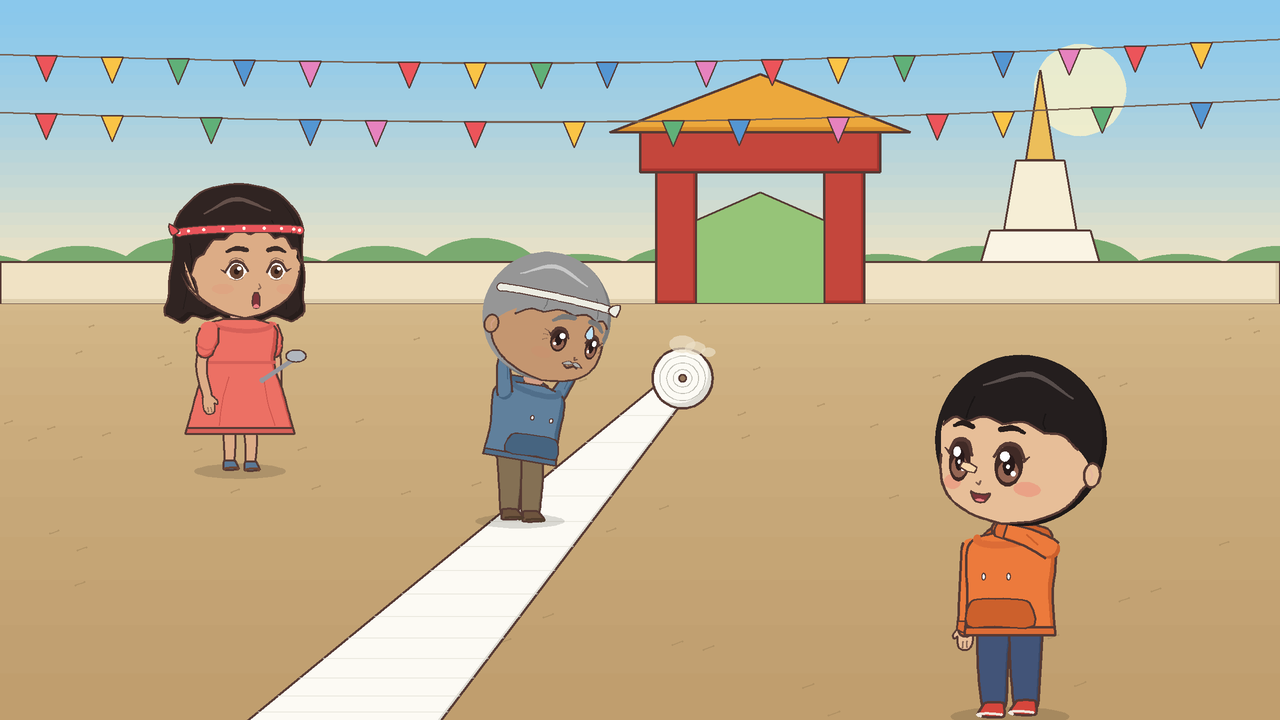
#> input picture experiments/storytelling_stress_test/production_feasibility/visual_poc/scene_a_paper_roll/frames/A01.png, 1280 x 720 px; its folder holds 4 pictures in this run
$ python sheets.py
#> lines starting #> are read from the running program, lines starting #| are printed output that depends on the picture
### experiments/storytelling_stress_test/production_feasibility/visual_poc/poc_chars.py
"""POC cast: re-skins of the APPROVED prototype_v2 rig for the four Story-2 characters.

IMPORTANT LIMITATION (stated in README/VISUAL_EVALUATION): the only approved designs are Pin and Mom. Ton, Grandma Kaew,
Uncle Chok and Aunt Uean have no approved design, so these four are provisional stand-ins built from the same rig
(head geometry, expressions, IK arms, hands, shading) with new parameters. They are NOT approved designs.

Nothing in prototype_v2 is edited. The additions are made in memory, only inside this process:
  * extra entries in cast.CHARS / figure.BODY / figure.ARM_LEN,
  * a wrapper around hair_back (short hair / bun need no back mass; the original is used otherwise),
  * a wrapper around head that draws small per-character accessories (headband, bun, moustache, wrinkles),
  * `Pinlike`, a str whose == "pin" is True, so the hoodie/jeans branch of figure() is used for Ton and Chok without
    editing figure.py (the rig has only two garment types: hoodie+jeans and dress+skirt).
"""
from __future__ import annotations

import copy
import math
import sys
from pathlib import Path

PROTO = Path(__file__).resolve().parents[3] / "prototype_v2"
sys.path.insert(0, str(PROTO))

import cast  # noqa: E402
import figure  # noqa: E402
from cast import MOM, PIN, feature, surf  # noqa: E402
from toon import INK, mix, shade, spline  # noqa: E402


class Pinlike(str):
    def __eq__(self, o):
        return o == "pin" or str.__eq__(self, o)

    __hash__ = str.__hash__


def _scale_body(b, kx=1.0, kz=1.0):
    b = copy.deepcopy(b)
    b["torso"] = [(y, a * kx, bb * kz, z0) for y, a, bb, z0 in b["torso"]]
    return b


# ---- accessories (drawn after the head, in head-local coordinates) ------------------------------------------------------------

# [60 lines left out: functions _band, acc_chok, acc_kaew, acc_uean, acc_ton, not called in this run]


# ---- characters -----------------------------------------------------------------------------------------------------------------

def _jaw_scale(c, k):
    c["jaw"] = [(y, a * k, b * k, z) for y, a, b, z in c["jaw"]]
    return c


TON = dict(copy.deepcopy(PIN), name="pin", style="short", skin=(231, 190, 152), cheek=(236, 140, 120),
           hair=(36, 30, 30), hair_hi=(86, 76, 74), glasses=None, accessory=acc_ton,
           fringe=[(-74, -4), (-46, -20), (-16, -26), (14, -24), (44, -18), (72, -2)], notch=8,
           brow=dict(y=-10, half=15, w=6.5, col=(40, 30, 28)))
CHOK = _jaw_scale(dict(copy.deepcopy(PIN), name="pin", style="short", skin=(196, 150, 112), cheek=(214, 130, 104),
                       hair=(150, 150, 150), hair_hi=(200, 200, 200), glasses=None, accessory=acc_chok,
                       fringe=[(-70, 0), (-44, -14), (-14, -20), (14, -18), (44, -12), (70, 2)], notch=7,
                       eye=dict(x=37, y=26, w=14, h=16, style="round"),
                       brow=dict(y=-6, half=17, w=8.0, col=(120, 120, 120))), 1.06)
KAEW = dict(copy.deepcopy(MOM), name="mom", style="bun", skin=(236, 204, 176), cheek=(232, 150, 140),
            hair=(214, 214, 220), hair_hi=(250, 250, 255), accessory=acc_kaew, mole=None,
            glasses=dict(r=24, col=(150, 120, 90)),
            fringe=[(-62, 8), (-40, -6), (-14, -12), (12, -10), (36, 0), (58, 14)], notch=7,
            brow=dict(y=8, half=16, w=4.0, col=(150, 140, 140)))
UEAN = _jaw_scale(dict(copy.deepcopy(MOM), name="mom", style="bob", skin=(220, 172, 134), cheek=(232, 130, 110),
                       hair=(48, 36, 34), hair_hi=(100, 80, 74), accessory=acc_uean, mole=None,
                       brow=dict(y=8, half=16, w=7.0, col=(60, 44, 40))), 1.07)

cast.CHARS.update(ton=TON, chok=CHOK, kaew=KAEW, uean=UEAN)

_b = figure.BODY
_b["ton"] = dict(copy.deepcopy(_b["pin"]), top=(236, 122, 60), top_dark=(204, 96, 44), cuff=(220, 108, 54),
                 bottom=(66, 84, 120), shoe=(214, 70, 60), sole=(240, 230, 220))
_b["chok"] = dict(_scale_body(_b["pin"], 1.16, 1.12), top=(96, 128, 156), top_dark=(70, 100, 128), cuff=(80, 110, 138),
                  bottom=(132, 112, 84), shoe=(110, 84, 62), sole=(80, 60, 44))
_b["kaew"] = dict(_scale_body(_b["mom"], 0.92, 0.92), top=(160, 130, 184), top_dark=(132, 104, 158), cuff=(144, 114, 168),
                  bottom=(160, 130, 184), shoe=(120, 90, 70))
_b["uean"] = dict(_scale_body(_b["mom"], 1.14, 1.16), top=(236, 112, 100), top_dark=(204, 84, 76), cuff=(214, 96, 88),
                  bottom=(236, 112, 100), shoe=(90, 120, 150))
figure.ARM_LEN.update(ton=(52.0, 51.0), chok=(58.0, 55.0), kaew=(54.0, 52.0), uean=(57.0, 55.0))

CID = dict(ton=Pinlike("ton"), chok=Pinlike("chok"), kaew="kaew", uean="uean", pin=Pinlike("pin"), mom="mom")
SCALE = dict(ton=0.80, chok=1.0, kaew=0.90, uean=1.0, pin=0.9, mom=1.0)    # figure scale per character (child smaller)

_orig_hb, _orig_head = cast.hair_back, cast.head


# [37 lines left out: functions _hair_back, _face_pieces, _head, not called in this run]


cast.hair_back = figure.hair_back = _hair_back
cast.head = figure.head = _head

# Pin's two long front locks are drawn by figure() for every "pin-like" body. Ton and Chok have short hair, so while
# NO_LOCKS is set the lock outline (tube with n=6 and a width function) and its 3-point highlight stroke are dropped.
NO_LOCKS = False
_tube, _spline = figure.tube, figure.spline


# [10 lines left out: functions _tube_w, _spline_w, not called in this run]


figure.tube, figure.spline = _tube_w, _spline_w


def ground(cid):
    return figure.BODY[cid]["ground"]


# [9 lines left out: function draw, not called in this run]


# [9 lines that do not run on import are left out]

### experiments/storytelling_stress_test/production_feasibility/visual_poc/sheets.py
"""Labelled storyboard sheets (shot id + seconds) for both scenes -> scene_*/storyboard_sheet.png"""
from PIL import Image, ImageDraw, ImageFont

import scene_a
import scene_b


def sheet(shots, frames_dir, out, cols=2):
#> called with cols = 2
    tw, th = 640, 360
    f = ImageFont.load_default(20)
    rows = (len(shots) + cols - 1) // cols
    im = Image.new("RGB", (cols * (tw + 10) + 10, rows * (th + 10) + 10), (28, 28, 30))
    d = ImageDraw.Draw(im)
    t = 0.0
    for i, (name, _, dur, _) in enumerate(shots):
        x, y = 10 + (i % cols) * (tw + 10), 10 + (i // cols) * (th + 10)
        im.paste(Image.open(frames_dir / f"{name}.png").convert("RGB").resize((tw, th), Image.LANCZOS), (x, y))
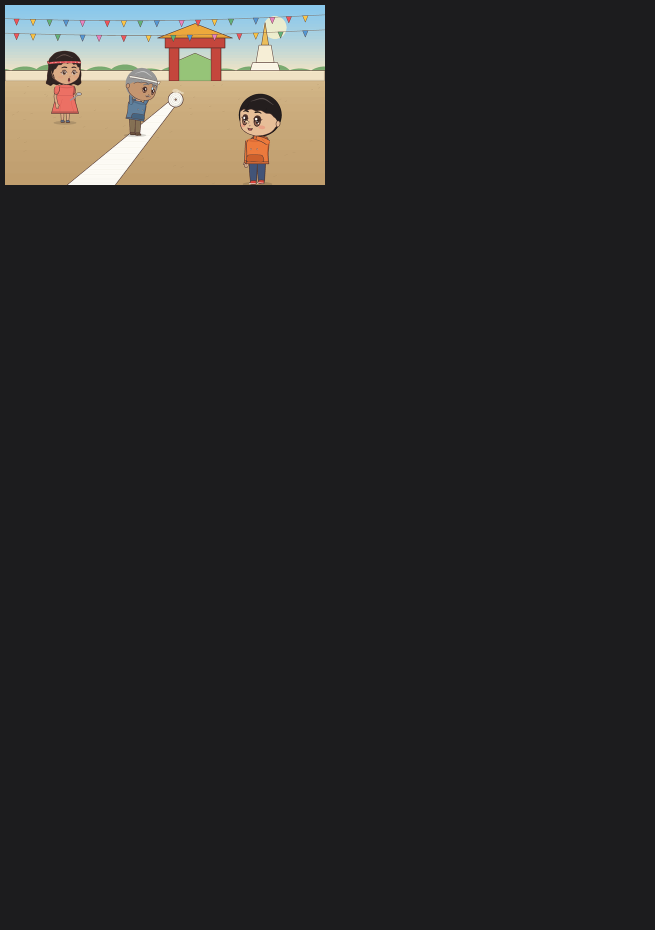
#> im: PIL image 1310x1860 RGB (shown at 1/2 size); mean R, G, B 43.1, 42, 41.6
        d.rectangle([x, y, x + 190, y + 28], fill=(0, 0, 0))
        d.text((x + 6, y + 3), f"{name}  {t:4.1f}-{t + dur:4.1f}s", fill=(255, 255, 255), font=f)
        t += dur
#> pass 2 of the loop in sheet, `for i, (name, _, dur, _) in enumerate(shots):`:
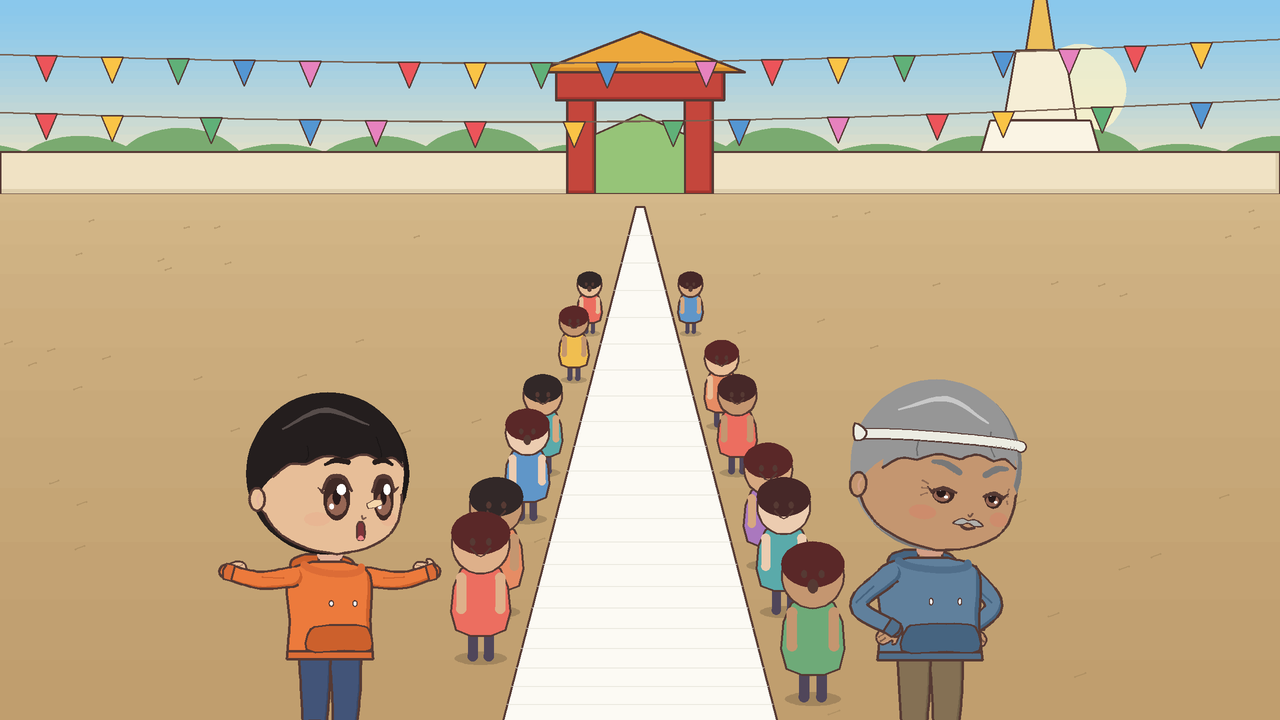
#> input picture experiments/storytelling_stress_test/production_feasibility/visual_poc/scene_a_paper_roll/frames/A02.png, 1280 x 720 px
#> in sheet, `im.paste(Image.open(frames_dir / f"{name}.png").convert("RGB").resize(..`:
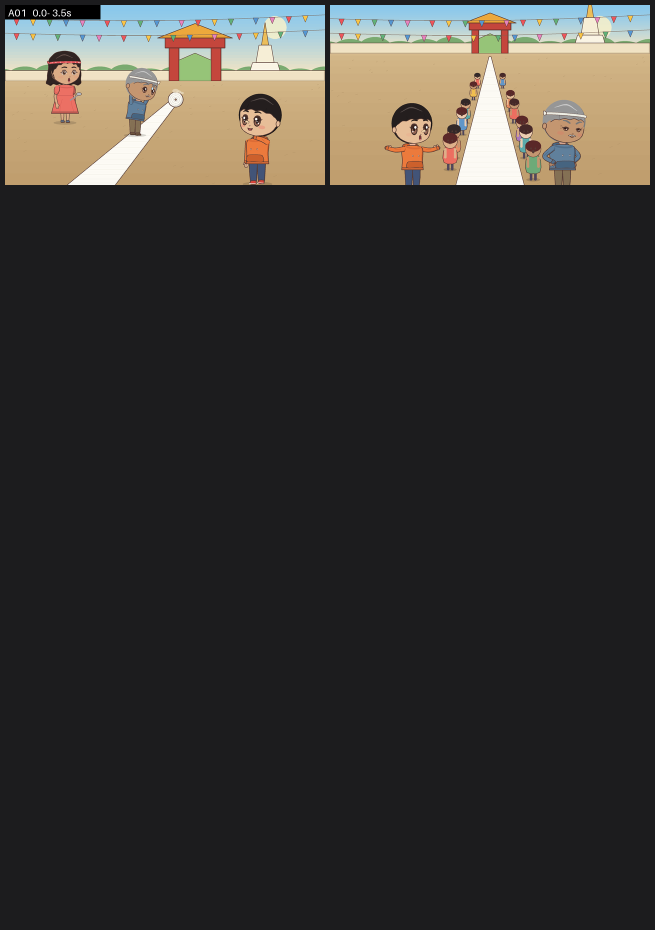
#> im: PIL image 1310x1860 RGB (shown at 1/2 size); mean R, G, B 58.2, 55.5, 52.2
#> pass 3 of the loop in sheet, `for i, (name, _, dur, _) in enumerate(shots):`:
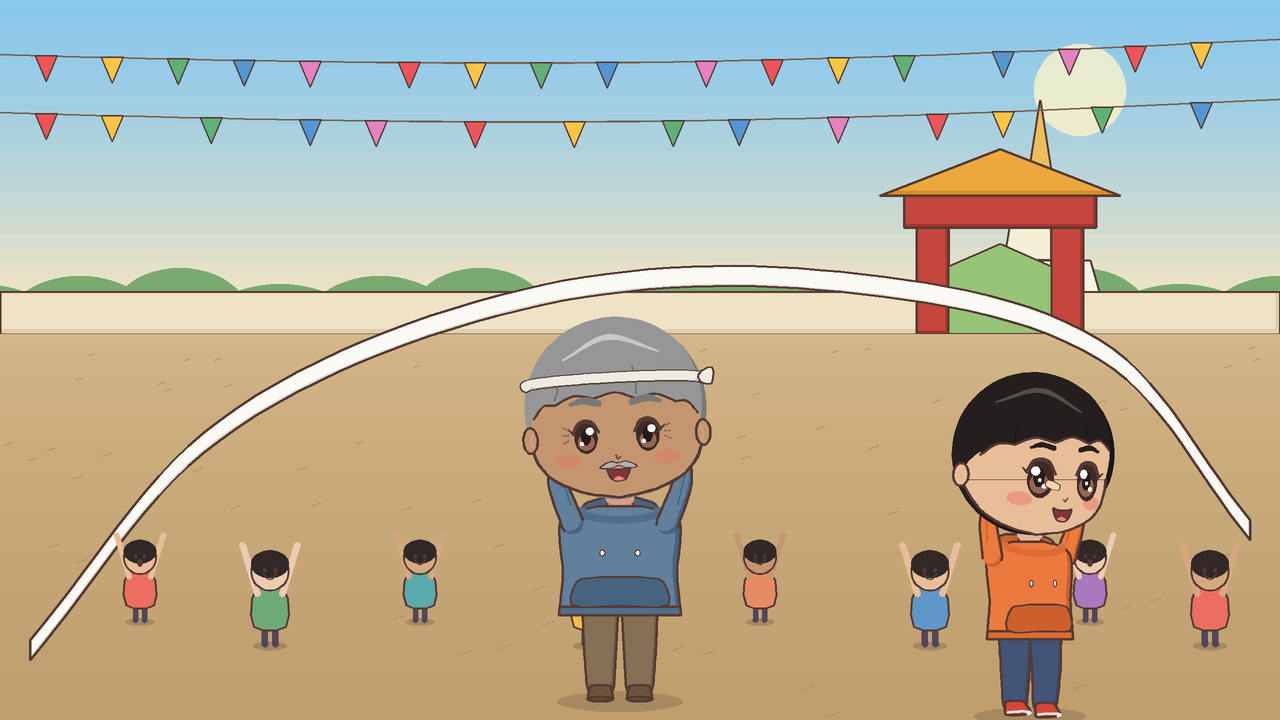
#> input picture experiments/storytelling_stress_test/production_feasibility/visual_poc/scene_a_paper_roll/frames/A03.png, 1280 x 720 px
#> in sheet, `im.paste(Image.open(frames_dir / f"{name}.png").convert("RGB").resize(..`:
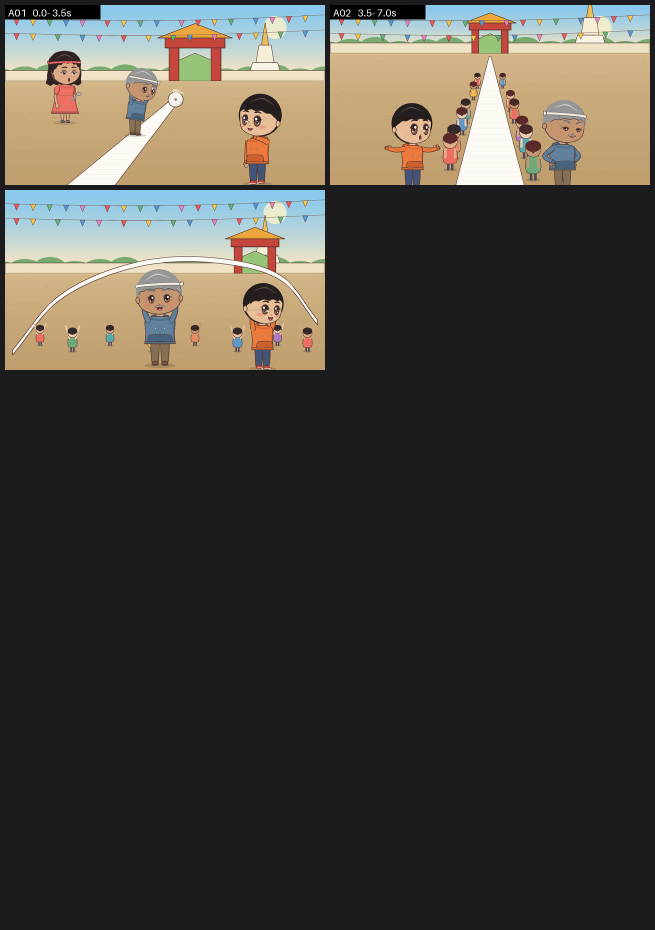
#> im: PIL image 1310x1860 RGB (shown at 1/2 size); mean R, G, B 72.7, 69.3, 63.7
#> the loop made 5 passes; the first 3 are shown
    im.save(out)


#> (the run stopped early here; a loop or call above may not have finished)
